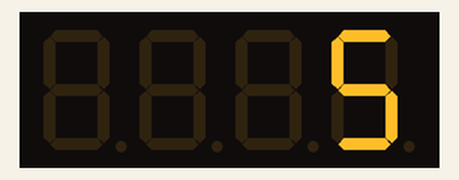
Simulated run of this program. Board: ESP32. Parts: 4-digit seven-segment display.

Above: at 0.6 s.
At 1.7 s:
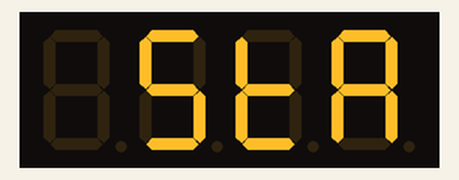
At 2.2 s:
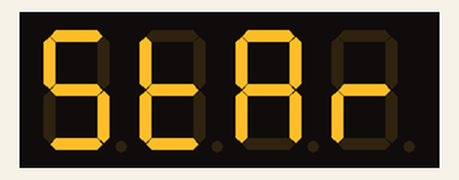
At 3.7 s:
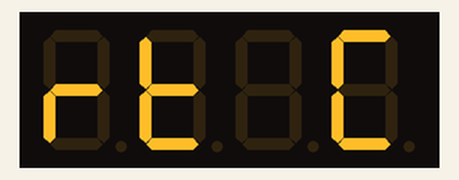
At 5.3 s:
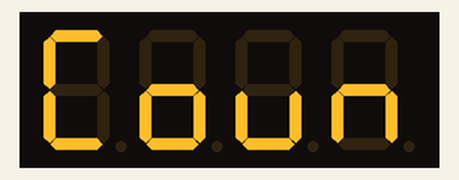
At 7.4 s:
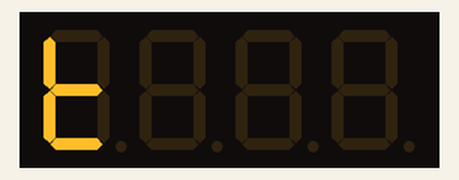

The program:

main.cpp
```cpp
/*
  Title:  This program scrolls a message on the 4 digit display
  Author: David Elmo Ross
  Date:   July 24th, 2025
  Description: This program uses the setSegments() function to scroll
               text characters across the 4 digit display.
               The hex values for these characters are in a char array.
               The array contains patterns for "Start Count" which it
               scrolls forever.
*/

//INCLUDE SECTION
#include <Arduino.h>
#include <TM1637Display.h>

//DEFINE SECTION
#define CLK  33                // The ESP32 pin GPIO33 connected to CLK
#define DIO  32                // The ESP32 pin GPIO32 connected to DIO
#define Colon_On 0x40          // mask value to turn ON Colon on display
#define Colon_Off 0x00         // mask value to turn OFF Colon on display

//HARDWARE DEFINITION SECTION
TM1637Display segment = TM1637Display(CLK, DIO);

// Global Variables
uint8_t index_value;          // index_value defined as having 8 bit data values

unsigned char SEG_DONE[] =    // This has the scrolling message
{
0x00,0x00,0x00,0x00,          // 4 leading blanks
 0x6d,0x78,0x77,0x50,0x78,    // StArt
 0,0x39,0x5c,0x1c,0x54,0x78,  // Count
 0x00,0x00,0x00,0x00          // 4 trailing blanks
};

void setup()
{
 segment.setBrightness(4);    // set the brightness to 4 in range (0:dimmest, 7:brightest)
 segment.clear();             // clear the 4 digit display
}

void loop()
{
  for(index_value=0;index_value<16;++index_value)             // bob is used to send message to 4 digit display
  {
     segment.setSegments(SEG_DONE+index_value);  // setSegments will set display segments to values in SEG_DONE
     delay(500);                         // we are scrolling the message every 0.5 seconds
   }

}
```

Measured:
- by itself, everything shown: repeats every 8.3 s, in 15 steps
- what the display in image 0 shows lasts 0.5 s, from 0.6 s to 1.1 s
